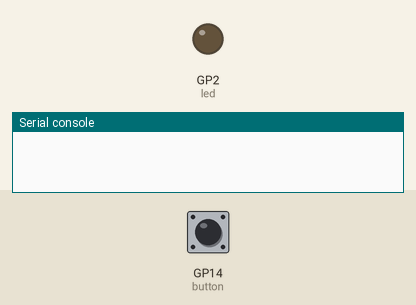
Bench run of a program on a simulated Raspberry Pi Pico running MicroPython. Parts: output pins drawn as LEDs (lit = HIGH), the last lines printed to the serial console. The test bench sets the inputs (shaded band); at power-on: GP14 (button) LOW.

Above: at 1.2 s.
1.3 s: GP14 (button) pulled HIGH for 0.15 s
At 2.5 s:
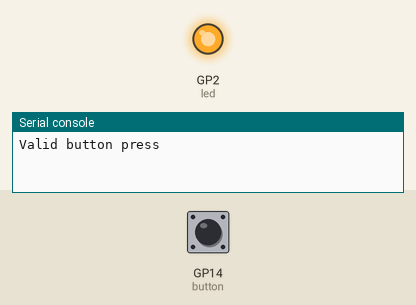
2.9 s: GP14 (button) pulled HIGH for 1 s
At 3.8 s:
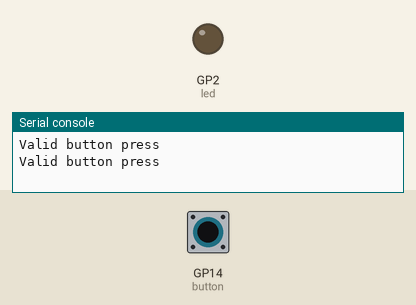
5.4 s: GP14 (button) pulled HIGH for 3.2 s
At 5.8 s:
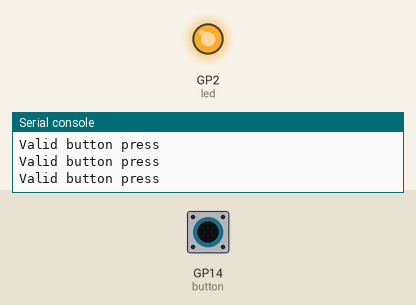
Timing chart, 0 to 8.4 s (numbered marks = the images above; inputs shaded):
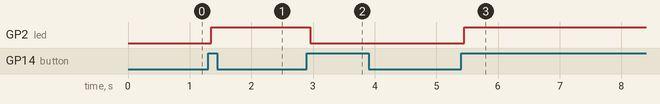

The program:

main.py
```python
from machine import Pin
import time

button = Pin(14, Pin.IN, Pin.PULL_DOWN)
led = Pin(2, Pin.OUT)

last_state = 0
stable_state = 0
last_change = time.ticks_ms()
debounce_ms = 50

while True:
    current_state = button.value()

    if current_state != last_state:
        last_change = time.ticks_ms()
        last_state = current_state

    if time.ticks_diff(time.ticks_ms(), last_change) >= debounce_ms:
        if current_state != stable_state:
            stable_state = current_state
            if stable_state:
                led.toggle()
                print("Valid button press")

    time.sleep_ms(5)
```

Measured:
- after the input at 1.3 s, GP2 (led): LOW → HIGH after 0.05 s
- after the input at 2.9 s, GP2 (led): HIGH → LOW after 0.05 s
- after the input at 5.4 s, GP2 (led): LOW → HIGH after 0.05 s
